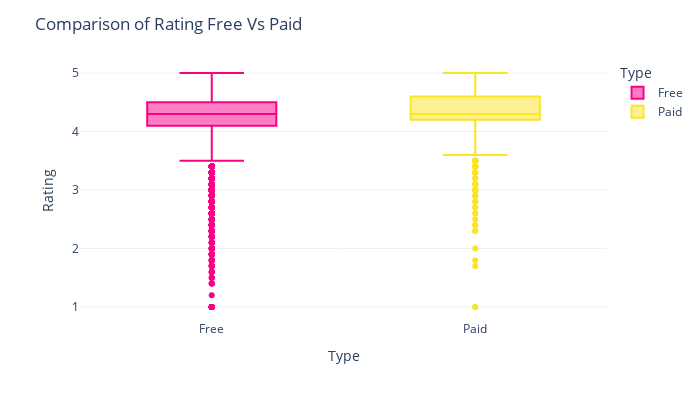

Notebook code for this chart:
### Code cell
fig = px.box(data, x='Type', y='Rating', color='Type', color_discrete_sequence=px.colors.qualitative.Alphabet_r
)
fig.update_layout(
    title='Comparison of Rating Free Vs Paid',
    xaxis=dict(title='Type'),
    yaxis=dict(title='Rating'),
    width=700,height=400
    
)
fig.show()

### Figure 1 — Plotly figure (JSON) as saved in the notebook; plotly's stock layout.template omitted (floating-point values rounded to 4 significant figures; data arrays with more than 128 entries replaced by an {"elided": "..."} marker saying what was removed)
{"data": [{"alignmentgroup": "True", "hovertemplate": "Type=%{x}<br>Rating=%{y}<extra></extra>", "legendgroup": "Free", "marker": {"color": "#FA0087"}, "name": "Free", "notched": false, "offsetgroup": "Free", "orientation": "v", "showlegend": true, "type": "box", "x": {"elided": "10032 str values"}, "x0": " ", "xaxis": "x", "y": {"elided": "10032 float values"}, "y0": " ", "yaxis": "y"}, {"alignmentgroup": "True", "hovertemplate": "Type=%{x}<br>Rating=%{y}<extra></extra>", "legendgroup": "Paid", "marker": {"color": "#FBE426"}, "name": "Paid", "notched": false, "offsetgroup": "Paid", "orientation": "v", "showlegend": true, "type": "box", "x": {"elided": "797 str values"}, "x0": " ", "xaxis": "x", "y": {"elided": "797 float values"}, "y0": " ", "yaxis": "y"}], "layout": {"boxmode": "overlay", "height": 400, "legend": {"title": {"text": "Type"}, "tracegroupgap": 0}, "margin": {"t": 60}, "title": {"text": "Comparison of Rating Free Vs Paid"}, "width": 700, "xaxis": {"anchor": "y", "categoryarray": ["Free", "Paid"], "categoryorder": "array", "domain": [0, 1], "title": {"text": "Type"}}, "yaxis": {"anchor": "x", "domain": [0, 1], "title": {"text": "Rating"}}}}
